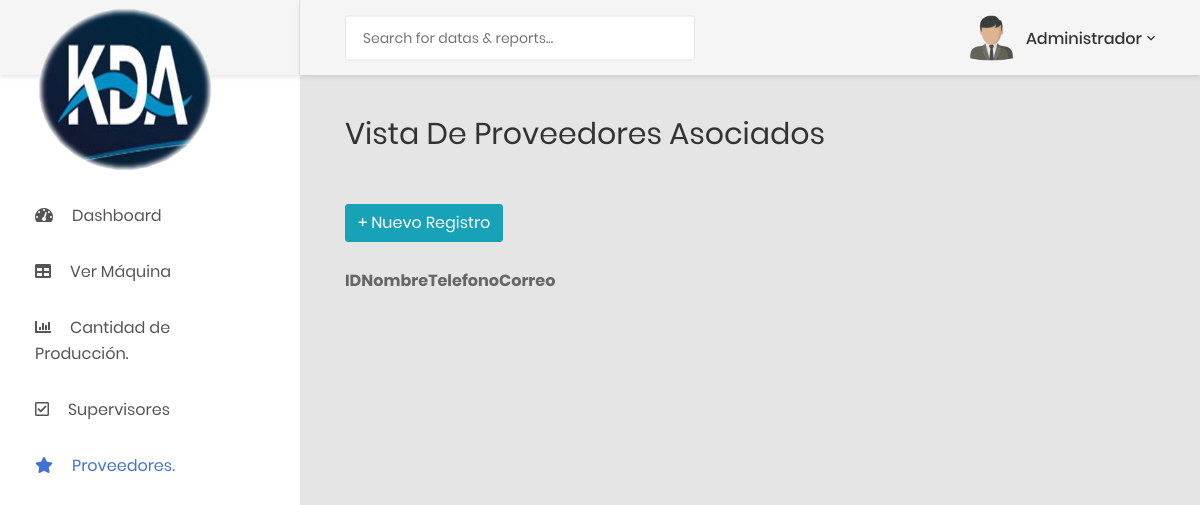
Page /panel/ver_proveedor.php (signed in) on the earlier database version.
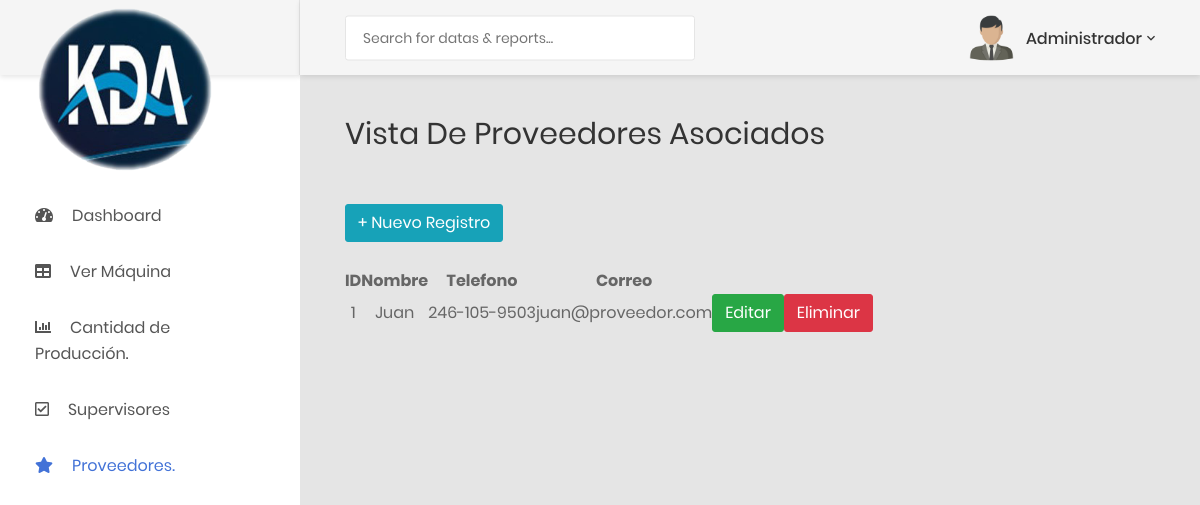
Same page on the later database version.
### tables this page shows
CREATE TABLE `proveedor` (
  `id_proveedor` int(11) NOT NULL,
  `nombre_proveedor` varchar(45) NOT NULL,
  `telefono` varchar(50) NOT NULL,
  `correo` varchar(100) NOT NULL
);

### panel/ver_proveedor.php (the view, shortened to what this page needs)
<?php
	include('../adm/conexion.php');
?>
<!DOCTYPE html>
<html lang="en">
<head>
    <link href="../css/font-face.css" rel="stylesheet" media="all">
    <link href="../vendor/font-awesome-4.7/css/font-awesome.min.css" rel="stylesheet" media="all">
    <link href="../vendor/font-awesome-5/css/fontawesome-all.min.css" rel="stylesheet" media="all">
    <link href="../vendor/mdi-font/css/material-design-iconic-font.min.css" rel="stylesheet" media="all">
    <link href="../vendor/bootstrap-4.1/bootstrap.min.css" rel="stylesheet" media="all">
    <link href="../vendor/animsition/animsition.min.css" rel="stylesheet" media="all">
    <link href="../vendor/bootstrap-progressbar/bootstrap-progressbar-3.3.4.min.css" rel="stylesheet" media="all">
    <link href="../vendor/wow/animate.css" rel="stylesheet" media="all">
    <link href="../vendor/css-hamburgers/hamburgers.min.css" rel="stylesheet" media="all">
    <link href="../vendor/slick/slick.css" rel="stylesheet" media="all">
    <link href="../vendor/select2/select2.min.css" rel="stylesheet" media="all">
    <link href="../vendor/perfect-scrollbar/perfect-scrollbar.css" rel="stylesheet" media="all">
    <link href="../css/theme.css" rel="stylesheet" media="all">
    <link href="../css/style.css" rel="stylesheet" media="all">
	<link rel="stylesheet" type="text/css" href="../plugins/data-tables/DataTables-1.10.18/css/jquery.dataTables.min.css">
</head>
<body class="animsition">
    <div class="page-wrapper">
        <aside class="menu-sidebar d-none d-lg-block">
             <div class="logo">
                <a href="./dashboard.php">
                    <br><br><br><br><img src="../images/kda1.png" alt="" width="180px"/>
                </a>
            </div>
            <br><br><br>
            <div class="menu-sidebar__content js-scrollbar1">
                <nav class="navbar-sidebar">
                    <ul class="list-unstyled navbar__list">
                        <li class="has-sub">
                            <a class="js-arrow" href="./dashboard.php">
                                <i class="fas fa-tachometer-alt"></i>Dashboard</a>
                        </li>
						<?php
                        if($_SESSION['id_roluser'] == 1){
                            echo
                            '
                            <li class=" has-sub">
                                <a class="js-arrow" href="verma.php">
                                    <i class="fas fa-table"></i>Ver Máquina</a>
                                <!--<ul class="list-unstyled navbar__sub-list js-sub-list">
                                    <li class=" has-sub">
                                        <a href="registro_producto.php">Registrar Nuevo Producto</a>
                                    </li>
                                    <li>
                                        <a href="ver_producto.php">Ver Productos Existentes</a>
                                    </li>
                                </ul>-->
                             </li>';
                            }
                            ?>
                       <li class=" has-sub">
                                       <a class="js-arrow" href="#">
                                            <i class="fas fa-chart-bar"></i>Cantidad de Producción.</a>
                                    </li>
						<?php
                                if($_SESSION['id_roluser'] == 1){
                                    echo
                                    '<li class=" has-sub">
                                        <a class="js-arrow" href="#">
                                            <i class="far fa-check-square"></i>Supervisores</a>
                                        <ul class="list-unstyled navbar__sub-list js-sub-list">
                                            <!--<li >
                                                <a href="registro_empleado.php">Registrar Nuevo Empleado</a>
                                            </li>-->
                                            <li class=" has-sub">
                                                <a href="ver_supervisor.php">Ver Supervisor</a>
                                            </li>
                                        </ul>
                                    </li>
                                    <li class="active has-sub">
                                        <a class="js-arrow" href="#">
                                            <i class="fas fa-star"></i>Proveedores.</a>
                                        <ul class="list-unstyled navbar__sub-list js-sub-list">
                                            <!--<li class="  has-sub">
                                                    <a href="registro_proveedor.php">Registrar Nuevo Proveedor</a>
                                                </li>-->
                                            <li class="active">
                                                <a href="ver_proveedor.php">Ver Proveedores</a>
                                            </li>
                                        </ul>
                                    </li>';
                                }
                            ?>
                    </ul>
                </nav>
            </div>
        </aside>
        <div class="page-container">
            <header class="header-desktop">
                <div class="section__content section__content--p30">
                    <div class="container-fluid">
                        <div class="header-wrap">
                            <form class="form-header" action="" method="POST">
                                <input class="au-input au-input--xl" type="text" name="search" placeholder="Search for datas &amp; reports..." />
                            </form>
                            <div class="header-button">
                                <div class="account-wrap">
                                    <div class="account-item clearfix js-item-menu">
                                        <div class="image">
                                            <img src="../images/user.png" alt="" width="300px" />
                                        </div>
                                        <div class="content">
                                            <a class="js-acc-btn" href="#"><?php echo $_SESSION['nombre']; ?></a>
                                        </div>
                                    </div>
                                </div>
                            </div>
                        </div>
                    </div>
                </div>
            </header>
            <div class="main-content">
                <div class="section__content section__content--p30">
                    <div class="container-fluid">
                        <div class="row">
                            <div class="col-md-12">
                                <div class="overview-wrap">
                                    <h2 class="title-1">Vista de Proveedores Asociados</h2>
                                </div>
                            </div>
                        </div>
						<br><br>
						<div>
							<?php
								$query = 'SELECT * FROM proveedor;';
								$query_result = mysqli_query($conexion,$query);
							?>
						<a href="registro_proveedor.php"><button type="button" class="btn btn-info"> + Nuevo Registro</button></a>
						<br><br>
						<table id="productos" style="text-align:center">
								<thead style="">
									<th>ID</th>
									<th>Nombre</th>
									<th>Telefono</th>
									<th>Correo</th>
									<th></th>
									<th></th>
								</thead>
								<tbody style="text-align:center;">
									<?php
										while(($row = mysqli_fetch_array($query_result)) != null){
											echo '<tr>
												<td>'.$row[0].'</td>
												<td>'.$row[1].'</td>
												<td>'.$row[2].'</td>
												<td>'.$row[3].'</td>
												<td><a href=modificar_proveedor.php?id='.$row[0].'><button type="button" class="btn btn-success">Editar</button></a></td>
												<td><a href=eliminar_proveedor.php?id='.$row[0].'><button type="button" class="btn btn-danger">Eliminar</button></a></td>
											</tr>';
										}
									?>
								</tbody>
							</table>
						</div>
						<br>
                        <div class="row">
                            <div class="col-md-12">
                            </div>
                        </div>
                    </div>
                </div>
            </div>
        </div>
    </div>
</body>
</html>

Differences in the rows shown:
added proveedor: id_proveedor "1", nombre_proveedor "Juan", telefono "246-105-9503", correo "juan@proveedor.com"
